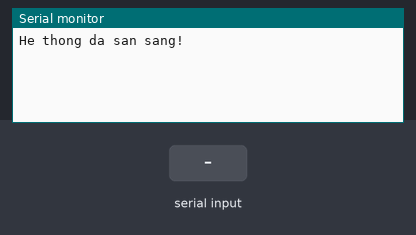
Recording of a sketch running on a simulated Arduino Uno, built with avr-gcc and run on an emulated ATmega328P. Shown: the last lines printed to the serial monitor. Inputs (shaded band) come from the test bench.

Above: at 1.2 s.
1.3 s: "1" received over Serial
At 3.1 s:
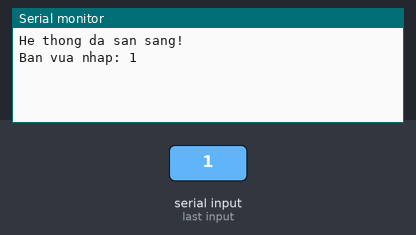
3.8 s: "0" received over Serial
At 5.2 s:
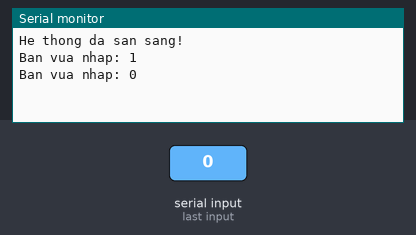
5.3 s: "2" received over Serial
At 7.4 s:
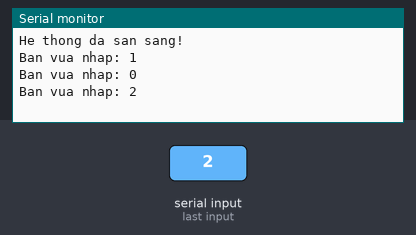

Measured:
- after the input at 1.3 s, the serial monitor: prints a new line after 1.0 s (image 1)
- after the input at 3.8 s, the serial monitor: prints a new line after 1.0 s (image 2)
- after the input at 5.3 s, the serial monitor: prints a new line after 1.0 s (image 3)

The sketch:

Test.ino
```cpp
void setup() {
  // Khởi động cổng kết nối Serial với tốc độ 9600 bit/giây.
  // Lưu ý: Tốc độ này phải khớp với cài đặt trong Serial Monitor.
  Serial.begin(9600);
  Serial.println("He thong da san sang!"); //Gửi thông báo đầu tiên
}

void loop() {
    //put your main code here, to run repeatedly:
    if(Serial.available() > 0) // it will only send data when the received data is greater than 0.
    {
      String data = Serial.readString(); // Đọc ký tự nhận được
      Serial.print("Ban vua nhap: ");
      Serial.println(data);
    }
    delay(10);
}
```
